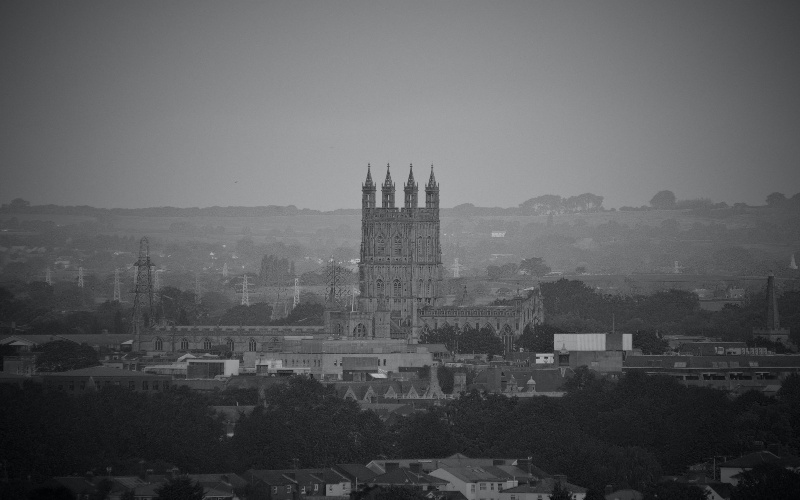
#> input picture CIE/1.jpg, 800 x 500 px, found by its file name
$ python 'intensity slicing.py'
#> lines starting #> are read from the running program, lines starting #| are printed output that depends on the picture; after the words box and inside, x2 and y2 are one past the last pixel; in counts of white or black regions, pixels touching at a corner belong together
#!/usr/bin/env python3
# -*- coding: utf-8 -*-
"""
Created on Mon Aug 28 17:11:19 2023

@author: bmiit202006100110040
"""

import cv2

img = cv2.imread("1.jpg",0)
#> img: shape (500, 800); min 1, max 190, mean 91.6

mask = cv2.inRange(img, 100,200)
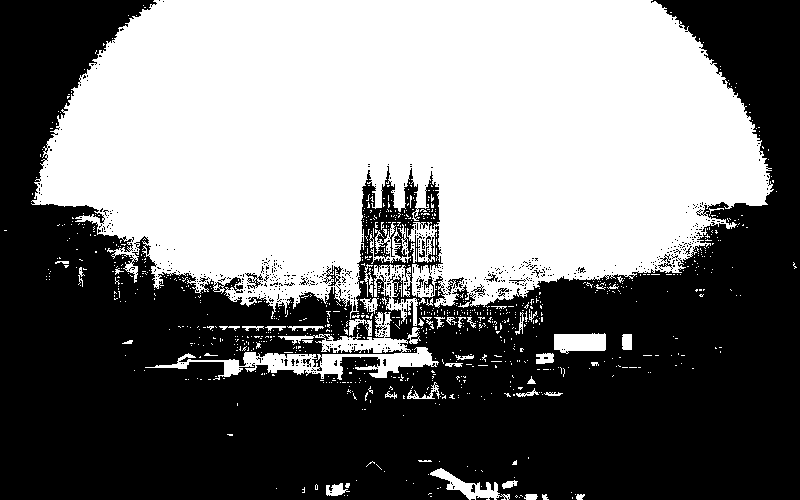
#> mask: shape (500, 800); 46.9% white; 949 white regions (896 under 20 px), largest, box (x1, y1, x2, y2) and area: (31, 0, 774, 326) 175362, (145, 312, 439, 380) 4689, (554, 333, 606, 354) 894

new = cv2.bitwise_and(img, mask, mask)
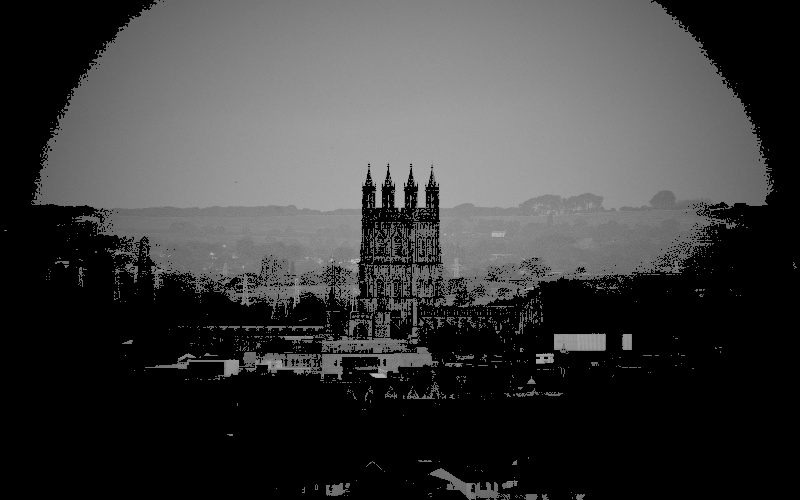
#> new: shape (500, 800); min 0, max 190, mean 61.3

cv2.imshow("Sliced", new)
cv2.imwrite("slice.jpg", new)

cv2.waitKey(0)

cv2.destroyAllWindows()
